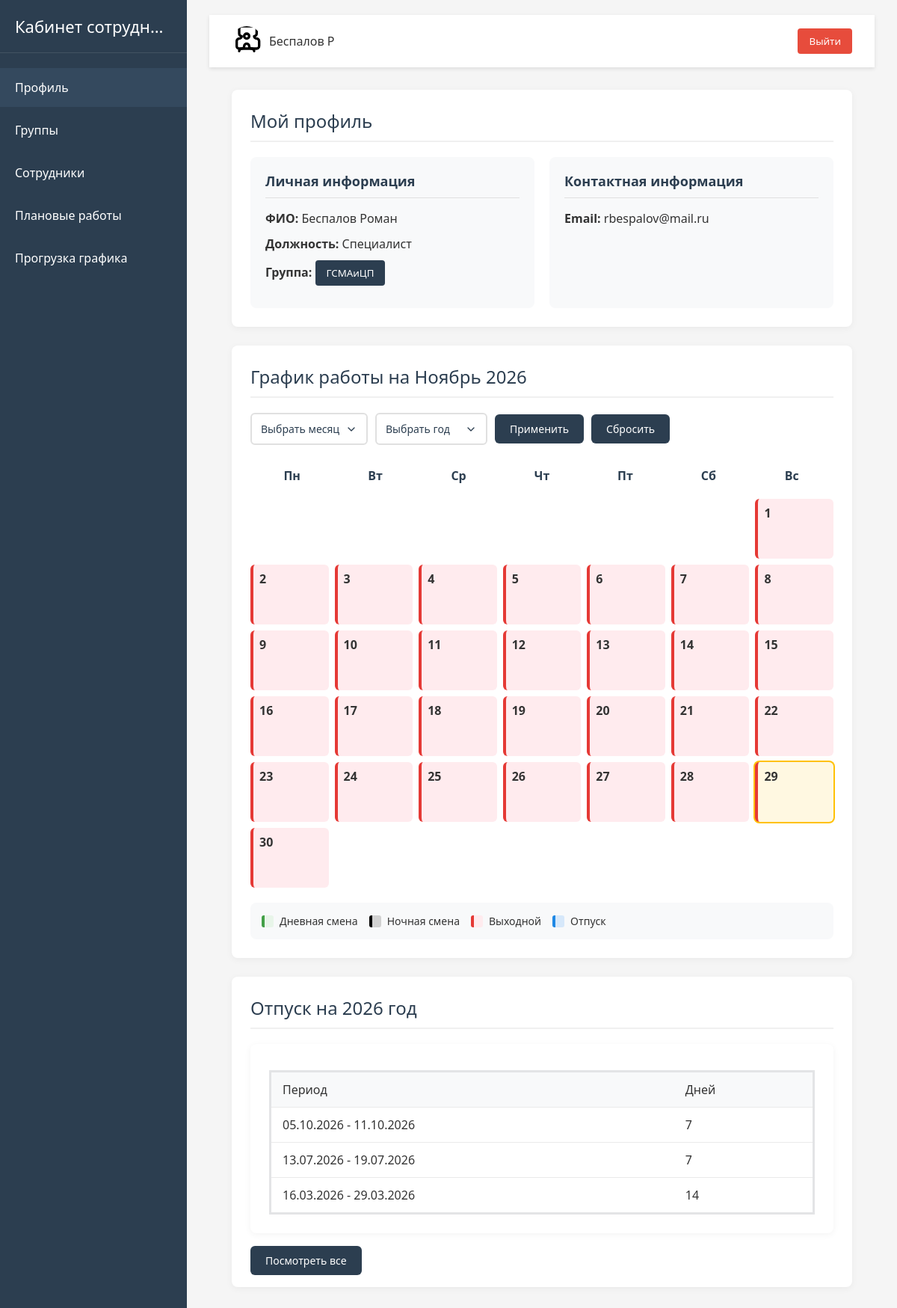
The page /profile/rbespalov/ (signed in) on the database its author committed.
### users/models.py (models this page shows, shortened)
class User(AbstractUser):
    email = models.EmailField("Email", unique=True)
    job_title = models.CharField("Должность", max_length=100)
    personnel_number = models.CharField(
        "Табельный номер",
        max_length=20,
        unique=True
    )
    group_job = models.ManyToManyField(
        "GroupJob",
        verbose_name="Группа сотрудника",
        related_name="users"
    )
    is_main = models.BooleanField("Босс этой качалки", default=False)
    birthday = models.DateField("Дата рождения", null=True, blank=True)
    USERNAME_FIELD = "username"
    REQUIRED_FIELDS = []
    objects = CustomUserManager()

class GroupJob(models.Model):
    title = models.CharField("Название", max_length=100, unique=True)
    class Meta:
        verbose_name = "Рабочая группа"
        verbose_name_plural = "Рабочие группы"

### lk/models.py (models this page shows, shortened)
class Holiday(models.Model):
    employee = models.ForeignKey(
        User,
        on_delete=models.SET_NULL,
        null=True,
        verbose_name="Сотрудник",
        related_name="holidays"
    )
    date = models.DateField(
        "Дата",
        null=True,
        blank=True
    )
    type = models.CharField(
        "Тип отпуска",
        max_length=50,
        choices=CHOICES_TYPE_HOLIDAY,
        null=True,
        blank=True
    )
    status = models.CharField(
        "Статус",
        max_length=15,
        choices=CHOICES_STATUS_HOLIDAY,
        null=True,
        blank=True
    )
    updated_at = models.DateTimeField("Дата обновления", auto_now_add=True)
    class Meta:
        verbose_name = "Отпуск"
        verbose_name_plural = "Отпуска"
        ordering = ("-date",)
        constraints = [
            models.UniqueConstraint(
                fields=["date", "employee"],
                name='unique_holidays'
            )
        ]

### users/views.py (the view)
# urls.py: path("profile/<slug:username>/", views.profile, name="profile"),
@login_required
def profile(request, username):
    employee = get_object_or_404(User, username=username)
    group = employee.group_job.filter().first()
    try:
        month = int(request.GET.get("month", GetCurrentDate.current_month()))
    except ValueError:
        month = GetCurrentDate.current_month()
    try:
        year = int(request.GET.get("year", GetCurrentDate.current_year()))
    except ValueError:
        year = GetCurrentDate.current_year()
    dates = days_month(month=month, year=year)
    calendar = {}
    for date in dates:
        work = employee.workshifts.filter(date_start=date).first()
        holiday = employee.holidays.filter(date=date).first()
        date_format = date.strftime("%Y-%m-%d")
        if work:
            calendar[date_format] = {
                "type": (
                    "day-night-shift"
                    if work.night_shift
                    else "day-shift-day"
                ),
                "time": (
                    f"{work.time_start.strftime('%H:%M')} - "
                    f"{work.time_end.strftime('%H:%M')}"
                )
            }
        elif holiday:
            calendar[date_format] = {"type": "day-vacation", "time": ""}
        else:
            calendar[date_format] = {"type": "day-off", "time": ""}
    holidays = get_holidays_first_and_last_date(employee=employee)
    context = {
        "employee": employee,
        "group": group,
        "holidays": holidays,
        "month_data": MONTHS.get(month),
        "year_data": year,
        "month_for_js": month - 1,
        "calendar": json.dumps(calendar, cls=DjangoJSONEncoder)
    }
    return render(request, "employees/profile.html", context)

### utils/functions.py (called while the page is built)
def days_month(month: int | None = None, year: int | None = None) -> list[dt]:
    if not month and not year:
        month = CURRENT_MONTH
        year = CURRENT_YEAR
    elif not year:
        year = CURRENT_YEAR
    elif not month:
        month = CURRENT_MONTH
    _, count_day_month = monthrange(year, month)
    result: list[dt] = []
    for day in range(1, count_day_month + 1):
        result.append(dt(year, month, day))
    return result

    @classmethod
    def current_month(cls) -> int:
        return timezone.now().month

    @classmethod
    def current_year(cls) -> int:
        return timezone.now().year

### templates/employees/profile.html (shortened to what this page needs)
{% extends "base.html" %}
{% load static %}
{% block content %}
    <div class="section">
        <h2>Мой профиль</h2>
        <div class="info-blocks">
            <div class="info-block">
                <h3>Личная информация</h3>
                <p><strong>ФИО:</strong> {{ employee.last_name }} {{ employee.first_name }}</p>
                <p><strong>Должность:</strong> {{ employee.job_title }}</p>
                <p><strong>Группа:</strong>
                    {% if group %}
                        <a href="{% url 'users:groups_detail' group.id %}">
                            <button class="profile-btn">{{ group.title }}</button>
                        </a>
                    {% else %}
                        Группа отсутствует
                    {% endif %}
                </p>
            </div>
            <div class="info-block">
                <h3>Контактная информация</h3>
                <p><strong>Email:</strong> {{ employee.email }}</p>
            </div>
        </div>
    </div>
    <div class="section">
        <h2>График работы на {{ month_data }} {{ year_data }}</h2>
        <form method="get" class="compact-filter">
            <select id="month" name="month" class="compact-select">
                <option value="">Выбрать месяц</option>
            </select>
            <select id="year" name="year" class="compact-select">
                <option value="">Выбрать год</option>
            </select>
            <button type="submit" class="compact-btn">Применить</button>
            <a href="{% url 'users:profile' request.resolver_match.kwargs.username %}" class="compact-btn">Сбросить</a>
        </form>
        <div class="calendar">
            <div class="weekdays" id="week-days"></div>
            <div class="days-grid" id="calendar-days"></div>
            <div class="calendar-legend">
                <div class="legend-item legend-day-shift">
                    <div class="legend-color"></div>
                    <span>Дневная смена</span>
                </div>
                <div class="legend-item legend-night-shift">
                    <div class="legend-color"></div>
                    <span>Ночная смена</span>
                </div>
                <div class="legend-item legend-day-off">
                    <div class="legend-color"></div>
                    <span>Выходной</span>
                </div>
                <div class="legend-item legend-vacation">
                    <div class="legend-color"></div>
                    <span>Отпуск</span>
                </div>
            </div>
        </div>
    </div>
    <div class="section">
        <h2 >Отпуск на 2026 год</h2>
        <div class="section">
            <table class="schedule-table">
                <thead>
                    <tr>
                        <th>Период</th>
                        <th>Дней</th>
                    </tr>
                </thead>
                <tbody>
                    {% for holiday in holidays %}
                    <tr>
                        <td>{{ holiday.first_day|date:"d.m.Y" }} - {{ holiday.last_day|date:"d.m.Y" }}</td>
                        <td>{{ holiday.count }}</td>
                    </tr>
                    {% endfor %}
                </tbody>
            </table>
        </div>
        <a href="{% url 'lk:holiday_user' request.resolver_match.kwargs.username %}" class="compact-btn">Посмотреть все</a>
    </div>
{% endblock %}

### templates/header.html (shortened to what this page needs)
<header class="header">
    <div class="user-info">
        <img alt="User">
        <span>{{ user.last_name }} {{ user.first_name|slice:":1" }}</span>
    </div>
    <form action="{% url 'users:logout' %}" method="post" class="logout-form">
        <button class="logout-btn">Выйти</button>
    </form>
</header>

### static/css/main.css (style rules this page uses)
* { margin: 0; padding: 0; box-sizing: border-box; font-family: 'Segoe UI', Tahoma, Geneva, Verdana, sans-serif; }
body { display: flex; min-height: 100vh; background-color: #f5f5f5; color: #333; }
.info-blocks { display: flex; flex-wrap: wrap; gap: 20px; }
.info-block { background-color: #f8f9fa; border-radius: 6px; padding: 15px; flex: 1 0 calc(33.333% - 20px); min-width: 250px; }
.info-block h3 { margin-bottom: 10px; color: #2c3e50; font-size: 16px; }
table { width: 100%; border-collapse: collapse; margin-top: 10px; }
table th, table td { padding: 12px 15px; text-align: left; border-bottom: 1px solid #eaeaea; }
table th { background-color: #ee0b0b; font-weight: 500; }
.section { background-color: white; border-radius: 8px; padding: 20px; margin-bottom: 20px; box-shadow: 0 2px 10px rgba(0, 0, 0, 0.05); }
.section h2 { margin-bottom: 15px; color: #2c3e50; font-weight: 500; }

### static/css/header.css (style rules this page uses)
.header { background-color: white; padding: 15px 30px; display: flex; justify-content: space-between; align-items: center; box-shadow: 0 2px 5px rgba(0, 0, 0, 0.1); }
.user-info { display: flex; align-items: center; }
.user-info img { width: 40px; height: 40px; border-radius: 50%; margin-right: 10px; object-fit: cover; }
.logout-btn { background-color: #e74c3c; color: white; border: none; padding: 8px 15px; border-radius: 4px; cursor: pointer; transition: background-color 0.3s; }

### static/css/groups_detail.css (style rules this page uses)
.profile-btn { background-color: #2c3e50; color: white; border: none; padding: 8px 15px; border-radius: 4px; cursor: pointer; transition: background-color 0.3s; }

### static/css/profile.css (style rules this page uses)
.section { background-color: white; border-radius: 8px; padding: 25px; margin-bottom: 25px; box-shadow: 0 2px 10px rgba(0, 0, 0, 0.05); }
.section h2 { margin-bottom: 20px; color: #2c3e50; font-weight: 500; padding-bottom: 10px; border-bottom: 2px solid #f0f0f0; }
.info-blocks { display: flex; flex-wrap: wrap; gap: 20px; }
.info-block { background-color: #f8f9fa; border-radius: 8px; padding: 20px; flex: 1 0 calc(50% - 20px); min-width: 300px; }
.info-block h3 { margin-bottom: 15px; color: #2c3e50; font-size: 18px; padding-bottom: 10px; border-bottom: 1px solid #e0e0e0; }
.info-block p { margin-bottom: 10px; line-height: 1.5; }
.calendar { width: 100%; margin-top: 20px; }
.weekdays { display: grid; grid-template-columns: repeat(7, 1fr); text-align: center; font-weight: 600; margin-bottom: 10px; color: #2c3e50; }
.days-grid { display: grid; grid-template-columns: repeat(7, 1fr); gap: 8px; }
.calendar-legend { display: flex; flex-wrap: wrap; gap: 15px; margin-top: 20px; padding: 15px; background-color: #f8f9fa; border-radius: 8px; }
.legend-item { display: flex; align-items: center; gap: 8px; font-size: 14px; }
.legend-color { width: 16px; height: 16px; border-radius: 3px; }
.legend-day-off .legend-color { background-color: #ffebee; border-left: 4px solid #e53935; }
.legend-day-shift .legend-color { background-color: #e8f5e9; border-left: 4px solid #43a047; }
.legend-night-shift .legend-color { background-color: #d1d1d1; border-left: 4px solid #000000; }
.legend-vacation .legend-color { background-color: #d6e8fa; border-left: 4px solid #1e88e5; }
.schedule-table { width: 100%; border-collapse: collapse; margin-top: 10px; border: 3px solid #e3e4e6 }
.schedule-table th, .schedule-table td { padding: 12px 15px; text-align: left; border-bottom: 1px solid #eaeaea; }
.schedule-table th { background-color: #f8f9fa; font-weight: 500; }
.compact-filter { display: flex; flex-wrap: wrap; gap: 10px; align-items: center; max-width: 100%; }
.compact-select { padding: 10px 35px 10px 12px; border: 2px solid #e0e0e0; border-radius: 6px; font-size: 14px; color: #2c3e50; background-color: white; cursor: pointer; transition: all 0.3s ease; font-family: inherit; appearance: none; background-repeat: no-repeat; background-position: right 12px center; background-size: 16px; min-width: 150px; }
.compact-btn { padding: 10px 20px; background-color: #2c3e50; color: white; border: none; border-radius: 6px; font-size: 14px; font-weight: 500; cursor: pointer; transition: all 0.3s ease; font-family: inherit; text-decoration: none; white-space: nowrap; }

### rows shown on the page
User: last_name "Беспалов", first_name "Р", first_name "Роман", job_title "Специалист", email "rbespalov@mail.ru"
GroupJob: title "ГСМАиЦП"
Holiday: first_day "05.10.2026"
Holiday: last_day "11.10.2026"
Holiday: first_day "13.07.2026"
Holiday: last_day "19.07.2026"
Holiday: first_day "16.03.2026"
Holiday: last_day "29.03.2026"

### other values the page prints
{{ month_data }} "Ноябрь"
{{ year_data }} "2026"
{{ holiday.count }} "7" "7" "14"
